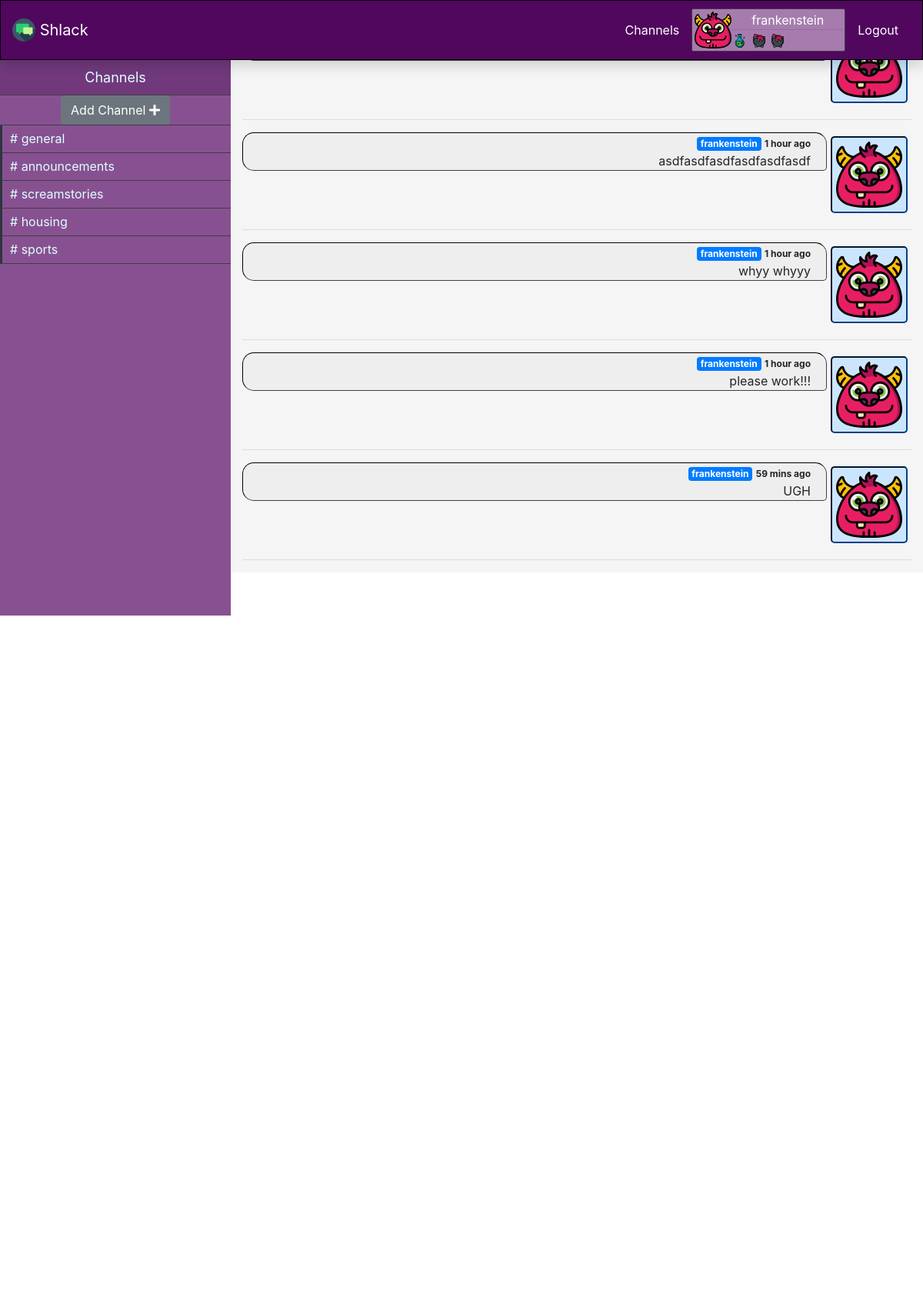
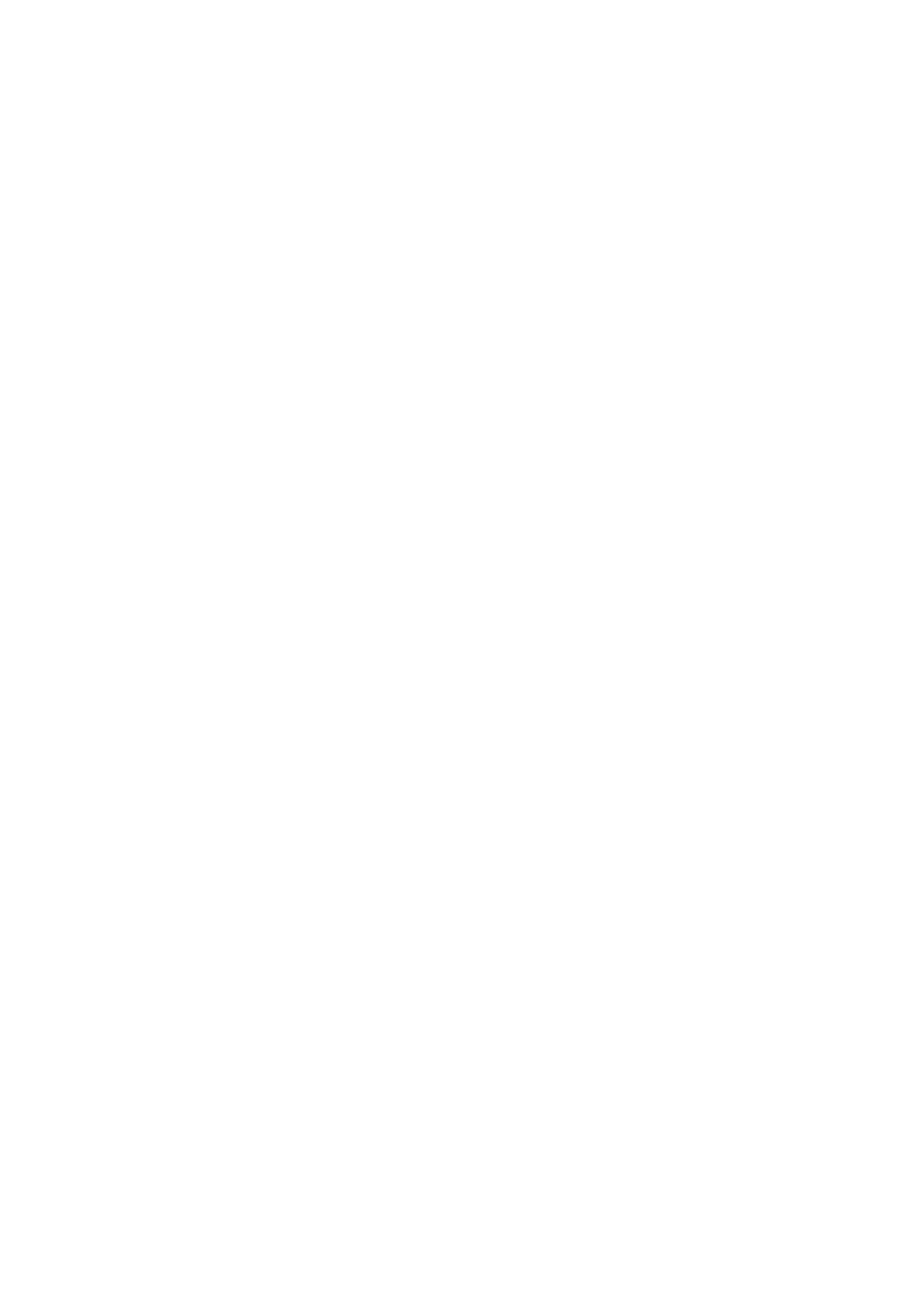
/channels/general (signed in, upper part), run on the app's committed database (2 pictures, top to bottom).
### models.py (models this page shows, shortened)
class User(UserMixin, db.Model):
    id = db.Column(db.Integer, primary_key=True)
    avatar = db.Column(db.String(64))
    username = db.Column(db.String(64), index=True, unique=True)
    email = db.Column(db.String(120), index=True, unique=True)
    password_hash = db.Column(db.String(128))
    posts = db.relationship("Post", backref="author", lazy="dynamic")

class Channel(db.Model):
    id = db.Column(db.Integer, primary_key=True)
    name = db.Column(db.String(300))
    posts = db.relationship("Post", backref="channel", lazy="dynamic")

class Post(db.Model):
    id = db.Column(db.Integer, primary_key=True)
    body = db.Column(db.String(300))
    timestamp = db.Column(db.DateTime, index=True, default=datetime.utcnow)
    user_id = db.Column(db.Integer, db.ForeignKey("user.id"))
    channel_id = db.Column(db.Integer, db.ForeignKey("channel.id"))
    @property
    def get_time_passed(self):
        now = datetime.utcnow()
        delta = now - self.timestamp
        if timedelta(seconds=0) <= delta < timedelta(minutes=2):
            return "1 min ago"
        elif timedelta(minutes=2) <= delta < timedelta(minutes=60):
            minutes = int(delta.total_seconds() // 60)
            return str(minutes) + " mins ago"
        elif timedelta(hours=1) <= delta < timedelta(hours=2):
            hours = int(delta.total_seconds() // 3600)
            return str(hours) + " hour ago"
        elif timedelta(minutes=60) <= delta < timedelta(hours=24):
            hours = int(delta.total_seconds() // 3600)
            return str(hours) + " hours ago"
        elif timedelta(hours=24) <= delta < timedelta(days=2):
            days = int(delta.total_seconds() // 86400)
            return str(days) + " day ago"
        elif timedelta(hours=2) <= delta < timedelta(days=365):
            days = int(delta.total_seconds() // 86400)
            return str(days) + " days ago"
        else:
            return "Error occurred"

### application.py (the view, shortened to what this page needs)
@app.route("/channels/<string:channel_name>", methods=["GET", "POST"])
@login_required
def channel(channel_name):
    new_channel_form = NewChannelForm()
    new_post_form = NewPostForm()
    channels = Channel.query.all()
    if not any(channel_name == channel.name for channel in channels):
        return redirect(url_for("channels"))
    cur_channel = Channel.query.filter_by(name=channel_name).first()
    posts = cur_channel.posts
    return render_template("channel.html",
                           new_channel_form=new_channel_form,
                           new_post_form=new_post_form,
                           channels=channels,
                           posts=posts)

### models.py (called while the page is built)
@login.user_loader
def load_user(id_):
    return User.query.get(int(id_))

### templates/channel.html (shortened to what this page needs)
{% extends "layout.html" %}
{% block body %}
  <div id="sidebar" class="sidebar container-fluid">
    <div class="header">Channels</div>
    <div class="menu-list">
      <ul id="menu-content" class="menu-content collapse">
        <li class="add-channel justify-content-center d-flex">
          <button class="btn btn-secondary " data-target="#channel-modal" data-toggle="modal"> Add Channel <i
              class="fa fa-plus"></i></button>
        </li>
        {% for channel in channels %}
          <li class="channel">
            <a href={{ url_for('channel', channel_name=channel.name) }}># {{ channel.name }} </a>
          </li>
        {% endfor %}
      </ul>
    </div>
  </div>
  <div id="main" class="container-fluid">
    <div class="row">
      <div id="messages" class="col-12">
        {% for post in posts %}
          {% include "_post.html" %}
        {% endfor %}
      </div>
    </div>
  </div>
{% endblock %}

### templates/layout.html (shortened to what this page needs)
<!DOCTYPE html>
<html lang="en">
<head>
  <link rel="stylesheet" href="https://maxcdn.bootstrapcdn.com/bootstrap/4.5.0/css/bootstrap.min.css">
  <link rel="stylesheet" href="https://stackpath.bootstrapcdn.com/font-awesome/4.7.0/css/font-awesome.min.css" type="text/css">
  <link rel="stylesheet" href="https://cdnjs.cloudflare.com/ajax/libs/font-awesome/5.14.0/css/all.min.css" type="text/css">
  <link rel="stylesheet" href="https://cdnjs.cloudflare.com/ajax/libs/font-awesome/5.14.0/css/regular.min.css" type="text/css">
  <link rel="stylesheet" href="https://cdnjs.cloudflare.com/ajax/libs/font-awesome/5.14.0/css/solid.min.css" type="text/css">
  <link rel="stylesheet" type="text/css" href="{{ url_for('static', filename='style.css' ) }}">
</head>
<body>
<div id="navbar" class="container-fluid fixed-top position-sticky shadow">
      <ul class="navbar-list">
        <li>
          <a class="navbar-brand" href="{{url_for('index')}}">
            <img src="/static/images/brand-icons/017-speech-bubble-2.svg" width="30" height="30" class="d-inline-block align-top" alt="">
          Shlack
          </a>
        </li>
        {% if not current_user.is_authenticated %}
        <li class="nav-item ml-auto">
          <a class="nav-link" href="{{ url_for("login") }}">Login</a>
        </li>
        <li class="nav-item">
          <a class="nav-link nav-fill" href="{{ url_for("signup") }}">Sign Up</a>
        </li>
      {% else %}
        <li class="nav-item ml-auto">
          <a class="nav-link" href="{{ url_for("channels") }}">Channels</a>
        </li>
        <li class="nav-item">
          <div class="usercard d-flex flex-row no-gutters">
              <img src={{ current_user.avatar }}/>
            <div class="col">
              <p class="text-center text-white my-0">{{ current_user.username }}</p>
              <hr class="my-0">
              <span><img src="/static/images/specials/006-flask.svg" style="height: 20px; width: 20px;"></span>
              <span><img src="/static/images/specials/009-cauldron.svg" style="height: 20px; width: 20px;"></span/>
              <span><img src="/static/images/specials/009-cauldron.svg" style="height: 20px; width: 20px;"></span/>
              </div>
          </div>
        </li>
        <li class="nav-item pl-0">
          <a class="nav-link" href="{{ url_for("logout") }}">Logout</a>
        </li>
      {% endif %}
      </ul>
</div>
{% block body %}{% endblock %}
</body>
</html>

### templates/_post.html (shortened to what this page needs)
{% if current_user == post.author %}
  <div class="media chat self">
    <img src={{ post.author.avatar }} style="height: 100px;"/>
    <div class="media-body">
      <span class="badge badge-primary">{{ post.author.username }}</span> <span class="timestamp"> {{ post.get_time_passed }}</span>
      <p>{{ post.body }}</p>
    </div>
  </div>
  <hr>
{% endif %}

### static/style.css (style rules this page uses)
* { box-sizing: border-box; }
body, html { margin: 0px; padding: 0px; max-height: 100%; height: 100%; }
#navbar { background: #51075e; border: 1px solid black; }
.navbar-list { display: flex; flex-direction: row; list-style: none; align-items: center; margin: 10px 0; padding: 0; }
.navbar-list .navbar-brand, .navbar-list .nav-link { color: #ffffff; align-items: center; }
.usercard { background: #a67cae; border: 1px solid #403e41; padding: 2px; border-radius: 2.5px; width: 200px; }
.usercard img { padding: 1px; border-radius: 2.5px; width: 50px; height: 50px; }
.sidebar { overflow: auto; background-color: #875191; position: fixed; left: 0px; padding: 0px; width: 300px; height: 100%; color: #e1ffff; }
.sidebar .menu-content { padding: 0px; }
.sidebar .header { background-color: #71397c; border-bottom: 1px solid #403e41; line-height: 45px; display: block; text-align: center; font-size: large; }
.sidebar .add-channel { border-style: none; border-bottom: 1px solid #403e41; }
.sidebar .channel { list-style: none; padding: 0px; margin: 0px; line-height: 35px; cursor: pointer; }
.sidebar .channel { padding-left: 0px; border-left: 3px solid #2e353d; border-bottom: 1px solid #403e41; }
.sidebar .channel a { text-decoration: none; color: #e1ffff; padding-left: 10px; }
#main { overflow: auto; background: #f5f5f5; }
.media { display: flex; flex-direction: row; border-radius: 5px; margin-bottom: 5px; }
.media .timestamp { font-weight: bold; margin: 0; font-size: 12px; }
.media img { height: 100px; padding: 5px; margin: 5px; background: #8b878b; border: 2px inset black; border-radius: 5px; align-self: flex-end; }
.media-body { background: #eeeeee; border: 1.5px inset #403e41; border-radius: 15px 15px 15px 5px; padding: 0px 20px; margin-bottom: 5px; }
.media-body p { margin-bottom: 0px; }
.media.self { display: flex; flex-direction: row-reverse; text-align: right; }
.media.self img { background: #cce5ff; border: 2px inset #004085; }
.media.self .media-body { border-radius: 15px 15px 5px 15px; }
@media (min-width: 767px) { .sidebar .menu-list .menu-content { display: block; } }
@media (min-width: 767px) { #main { width: calc(100% - 300px); float: right; } }

### data on the page
User: avatar (picture), username "frankenstein"
Channel: name "general"
Channel: name "announcements"
Channel: name "screamstories"
Channel: name "housing"
Channel: name "sports"
Post: author.avatar (picture)
Post: author.avatar (picture), author.username "frankenstein", get_time_passed "1 hour ago", body "asdfasdfasdfasdfasdfasdf"
Post: author.avatar (picture), author.username "frankenstein", get_time_passed "1 hour ago", body "whyy whyyy"
Post: author.avatar (picture), author.username "frankenstein", get_time_passed "1 hour ago", body "please work!!!"
Post: author.avatar (picture), author.username "frankenstein", get_time_passed "59 mins ago", body "UGH"
